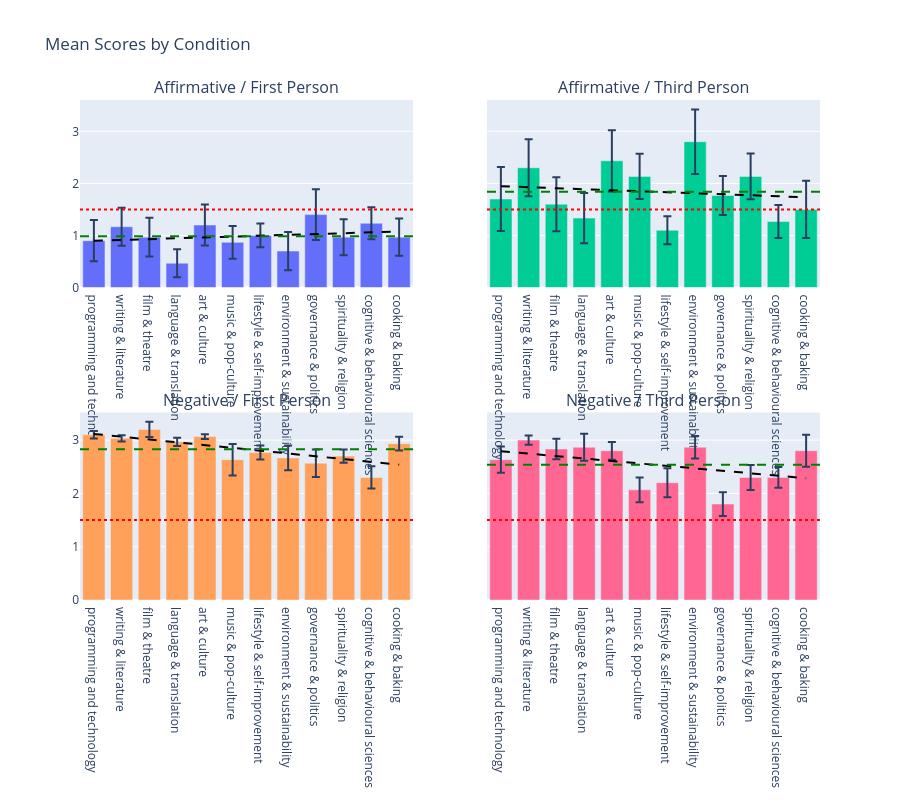

Notebook code cell kept with this figure:
### Code cell
from scipy import stats
import plotly.graph_objects as go
from plotly.subplots import make_subplots

conditions = [
    ("affirmative", "first"),
    ("affirmative", "third"),
    ("negative", "first"),
    ("negative", "third"),
]

fig = make_subplots(rows=2, cols=2, subplot_titles=[
    "Affirmative / First Person",
    "Affirmative / Third Person",
    "Negative / First Person",
    "Negative / Third Person"
], shared_yaxes=True)

for i, (polarity, person) in enumerate(conditions):
    row, col = (i // 2) + 1, (i % 2) + 1
    subset = df[(df["polarity"] == polarity) & (df["person"] == person)].copy()
    subset["topic"] = pd.Categorical(subset["topic"], categories=TOPICS, ordered=True)
    subset = subset.sort_values("topic")

    # bar
    fig.add_trace(go.Bar(
        x=subset["topic"], y=subset["mean"],
        error_y=dict(type="data", array=subset["stderr"]),
        name=f"{polarity}/{person}", showlegend=False
    ), row=row, col=col)

    # trend line
    x_num = list(range(len(subset)))
    slope, intercept, _, _, _ = stats.linregress(x_num, subset["mean"])
    trend = [slope * x + intercept for x in x_num]
    fig.add_trace(go.Scatter(
        x=subset["topic"], y=trend,
        mode="lines", line=dict(color="black", dash="dash"),
        name="trend", showlegend=False
    ), row=row, col=col)

    # random baseline
    fig.add_hline(y=1.5, line_dash="dot", line_color="red", row=row, col=col)
    
    # mean of each set
    condition_mean = subset["mean"].mean()
    fig.add_hline(y=condition_mean, line_dash="dash", line_color="green", row=row, col=col)

fig.update_layout(title="Mean Scores by Condition", height=800)
fig.show()

### Figure 1 — Plotly figure (JSON) as saved in the notebook; plotly's stock layout.template omitted (floating-point values rounded to 4 significant figures)
{"data": [{"error_y": {"array": [0.3946, 0.3626, 0.3733, 0.2685, 0.3919, 0.3151, 0.2277, 0.3667, 0.4864, 0.3459, 0.3065, 0.3564], "type": "data"}, "name": "affirmative/first", "showlegend": false, "type": "bar", "x": ["programming and technology", "writing & literature", "film & theatre", "language & translation", "art & culture", "music & pop-culture", "lifestyle & self-improvement", "environment & sustainability", "governance & politics", "spirituality & religion", "cognitive & behavioural sciences", "cooking & baking"], "xaxis": "x", "y": [0.9, 1.167, 0.9667, 0.4667, 1.2, 0.8667, 1.0, 0.7, 1.4, 0.9667, 1.233, 0.9667], "yaxis": "y"}, {"line": {"color": "black", "dash": "dash"}, "mode": "lines", "name": "trend", "showlegend": false, "type": "scatter", "x": ["programming and technology", "writing & literature", "film & theatre", "language & translation", "art & culture", "music & pop-culture", "lifestyle & self-improvement", "environment & sustainability", "governance & politics", "spirituality & religion", "cognitive & behavioural sciences", "cooking & baking"], "xaxis": "x", "y": [0.897, 0.9132, 0.9294, 0.9456, 0.9618, 0.978, 0.9942, 1.01, 1.027, 1.043, 1.059, 1.075], "yaxis": "y"}, {"error_y": {"array": [0.6135, 0.5476, 0.5183, 0.4818, 0.588, 0.4338, 0.2678, 0.621, 0.3753, 0.4394, 0.3174, 0.5517], "type": "data"}, "name": "affirmative/third", "showlegend": false, "type": "bar", "x": ["programming and technology", "writing & literature", "film & theatre", "language & translation", "art & culture", "music & pop-culture", "lifestyle & self-improvement", "environment & sustainability", "governance & politics", "spirituality & religion", "cognitive & behavioural sciences", "cooking & baking"], "xaxis": "x2", "y": [1.7, 2.3, 1.6, 1.333, 2.433, 2.133, 1.1, 2.8, 1.767, 2.133, 1.267, 1.5], "yaxis": "y2"}, {"line": {"color": "black", "dash": "dash"}, "mode": "lines", "name": "trend", "showlegend": false, "type": "scatter", "x": ["programming and technology", "writing & literature", "film & theatre", "language & translation", "art & culture", "music & pop-culture", "lifestyle & self-improvement", "environment & sustainability", "governance & politics", "spirituality & religion", "cognitive & behavioural sciences", "cooking & baking"], "xaxis": "x2", "y": [1.945, 1.926, 1.907, 1.887, 1.868, 1.849, 1.829, 1.81, 1.791, 1.771, 1.752, 1.732], "yaxis": "y2"}, {"error_y": {"array": [0.07115, 0.05984, 0.1423, 0.07778, 0.04444, 0.2959, 0.1319, 0.2331, 0.2584, 0.1262, 0.2076, 0.1296], "type": "data"}, "name": "negative/first", "showlegend": false, "type": "bar", "x": ["programming and technology", "writing & literature", "film & theatre", "language & translation", "art & culture", "music & pop-culture", "lifestyle & self-improvement", "environment & sustainability", "governance & politics", "spirituality & religion", "cognitive & behavioural sciences", "cooking & baking"], "xaxis": "x3", "y": [3.1, 3.033, 3.2, 2.967, 3.067, 2.633, 2.767, 2.667, 2.567, 2.7, 2.3, 2.933], "yaxis": "y3"}, {"line": {"color": "black", "dash": "dash"}, "mode": "lines", "name": "trend", "showlegend": false, "type": "scatter", "x": ["programming and technology", "writing & literature", "film & theatre", "language & translation", "art & culture", "music & pop-culture", "lifestyle & self-improvement", "environment & sustainability", "governance & politics", "spirituality & religion", "cognitive & behavioural sciences", "cooking & baking"], "xaxis": "x3", "y": [3.116, 3.064, 3.011, 2.959, 2.906, 2.854, 2.802, 2.749, 2.697, 2.644, 2.592, 2.539], "yaxis": "y3"}, {"error_y": {"array": [0.2457, 0.08607, 0.194, 0.2543, 0.1663, 0.232, 0.2731, 0.212, 0.2233, 0.2354, 0.1953, 0.299], "type": "data"}, "name": "negative/third", "showlegend": false, "type": "bar", "x": ["programming and technology", "writing & literature", "film & theatre", "language & translation", "art & culture", "music & pop-culture", "lifestyle & self-improvement", "environment & sustainability", "governance & politics", "spirituality & religion", "cognitive & behavioural sciences", "cooking & baking"], "xaxis": "x4", "y": [2.633, 3.0, 2.833, 2.867, 2.8, 2.067, 2.2, 2.867, 1.8, 2.3, 2.3, 2.8], "yaxis": "y4"}, {"line": {"color": "black", "dash": "dash"}, "mode": "lines", "name": "trend", "showlegend": false, "type": "scatter", "x": ["programming and technology", "writing & literature", "film & theatre", "language & translation", "art & culture", "music & pop-culture", "lifestyle & self-improvement", "environment & sustainability", "governance & politics", "spirituality & religion", "cognitive & behavioural sciences", "cooking & baking"], "xaxis": "x4", "y": [2.793, 2.747, 2.7, 2.654, 2.608, 2.562, 2.516, 2.47, 2.424, 2.377, 2.331, 2.285], "yaxis": "y4"}], "layout": {"annotations": [{"font": {"size": 16}, "showarrow": false, "text": "Affirmative / First Person", "x": 0.225, "xanchor": "center", "xref": "paper", "y": 1, "yanchor": "bottom", "yref": "paper"}, {"font": {"size": 16}, "showarrow": false, "text": "Affirmative / Third Person", "x": 0.775, "xanchor": "center", "xref": "paper", "y": 1, "yanchor": "bottom", "yref": "paper"}, {"font": {"size": 16}, "showarrow": false, "text": "Negative / First Person", "x": 0.225, "xanchor": "center", "xref": "paper", "y": 0.375, "yanchor": "bottom", "yref": "paper"}, {"font": {"size": 16}, "showarrow": false, "text": "Negative / Third Person", "x": 0.775, "xanchor": "center", "xref": "paper", "y": 0.375, "yanchor": "bottom", "yref": "paper"}], "height": 800, "shapes": [{"line": {"color": "red", "dash": "dot"}, "type": "line", "x0": 0, "x1": 1, "xref": "x domain", "y0": 1.5, "y1": 1.5, "yref": "y"}, {"line": {"color": "green", "dash": "dash"}, "type": "line", "x0": 0, "x1": 1, "xref": "x domain", "y0": 0.9861, "y1": 0.9861, "yref": "y"}, {"line": {"color": "red", "dash": "dot"}, "type": "line", "x0": 0, "x1": 1, "xref": "x2 domain", "y0": 1.5, "y1": 1.5, "yref": "y2"}, {"line": {"color": "green", "dash": "dash"}, "type": "line", "x0": 0, "x1": 1, "xref": "x2 domain", "y0": 1.839, "y1": 1.839, "yref": "y2"}, {"line": {"color": "red", "dash": "dot"}, "type": "line", "x0": 0, "x1": 1, "xref": "x3 domain", "y0": 1.5, "y1": 1.5, "yref": "y3"}, {"line": {"color": "green", "dash": "dash"}, "type": "line", "x0": 0, "x1": 1, "xref": "x3 domain", "y0": 2.828, "y1": 2.828, "yref": "y3"}, {"line": {"color": "red", "dash": "dot"}, "type": "line", "x0": 0, "x1": 1, "xref": "x4 domain", "y0": 1.5, "y1": 1.5, "yref": "y4"}, {"line": {"color": "green", "dash": "dash"}, "type": "line", "x0": 0, "x1": 1, "xref": "x4 domain", "y0": 2.539, "y1": 2.539, "yref": "y4"}], "title": {"text": "Mean Scores by Condition"}, "xaxis": {"anchor": "y", "domain": [0, 0.45]}, "xaxis2": {"anchor": "y2", "domain": [0.55, 1]}, "xaxis3": {"anchor": "y3", "domain": [0, 0.45]}, "xaxis4": {"anchor": "y4", "domain": [0.55, 1]}, "yaxis": {"anchor": "x", "domain": [0.625, 1]}, "yaxis2": {"anchor": "x2", "domain": [0.625, 1], "matches": "y", "showticklabels": false}, "yaxis3": {"anchor": "x3", "domain": [0, 0.375]}, "yaxis4": {"anchor": "x4", "domain": [0, 0.375], "matches": "y3", "showticklabels": false}}}
